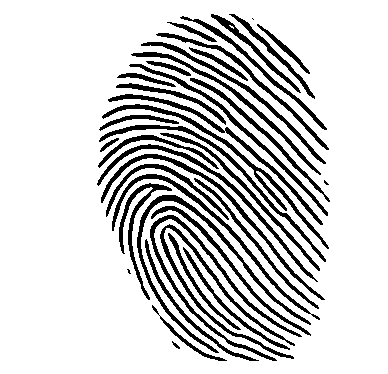
#> input picture Main Fingerprint/database_template/101_1.tif, 388 x 374 px; its folder holds only this picture in this run
$ python app.py database_template/101_1.tif database_template/101_2.tif   (older library calls are emulated)
#> lines starting #> are read from the running program, lines starting #| are printed output that depends on the picture; after the words box and inside, x2 and y2 are one past the last pixel; in counts of white or black regions, pixels touching at a corner belong together
#> in main, `img1 = cv2.imread(image_name, cv2.IMREAD_GRAYSCALE)`: img1: shape (374, 388); 82% white; 39 black regions (3 under 20 px), largest, box (x1, y1, x2, y2) and area: (137, 195, 311, 353) 1558, (150, 215, 302, 361) 1445, (160, 224, 295, 359) 1349
### Main Fingerprint/enhance/ridge_segment.py
import numpy as np

def normalise(img,mean,std):
    normed = (img - np.mean(img))/(np.std(img));
    return(normed)

def ridge_segment(im,blksze,thresh):

#> called with blksze = 16, thresh = 0.1
    rows,cols = im.shape;
#> rows = 374; cols = 388

    im = normalise(im,0,1);    # normalise to get zero mean and unit standard deviation


    new_rows =  np.int(blksze * np.ceil((np.float(rows))/(np.float(blksze))))
#> new_rows = 384
    new_cols =  np.int(blksze * np.ceil((np.float(cols))/(np.float(blksze))))
#> new_cols = 400

    padded_img = np.zeros((new_rows,new_cols));
    stddevim = np.zeros((new_rows,new_cols));

    padded_img[0:rows][:,0:cols] = im;

    for i in range(0,new_rows,blksze):
        for j in range(0,new_cols,blksze):
            block = padded_img[i:i+blksze][:,j:j+blksze];

            stddevim[i:i+blksze][:,j:j+blksze] = np.std(block)*np.ones(block.shape)
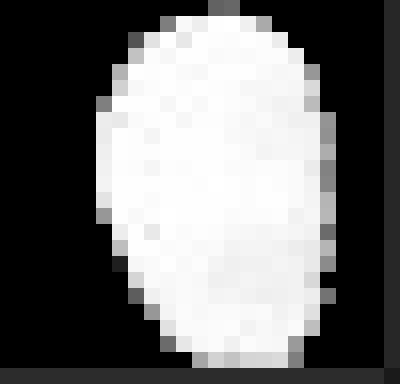
#> stddevim: shape (384, 400) float64; min 5.55e-17, max 1.3, mean 0.576; drawn with min black and max white

    stddevim = stddevim[0:rows][:,0:cols]
#> stddevim: shape (374, 388) float64

    mask = stddevim > thresh;
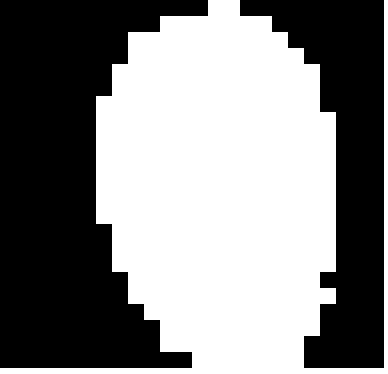
#> mask: shape (374, 388) bool; 51.8% white; 2 black regions, box (x1, y1, x2, y2) and area: (0, 0, 208, 368) 45824, (240, 0, 384, 368) 24064

    mean_val = np.mean(im[mask]);
#> mean_val = -0.436

    std_val = np.std(im[mask]);
#> std_val = 1.24

    normim = (im - mean_val)/(std_val);

    return(normim,mask)

### Main Fingerprint/enhance/ridge_orient.py
import numpy as np;
import cv2;
from scipy import ndimage;
from scipy import signal

def ridge_orient(im, gradientsigma, blocksigma, orientsmoothsigma):
#> called with gradientsigma = 1, blocksigma = 7, orientsmoothsigma = 7
    rows,cols = im.shape;
#> rows = 374; cols = 388
    #Calculate image gradients.
    sze = np.fix(6*gradientsigma);
    if np.remainder(sze,2) == 0:
        sze = sze+1;

    gauss = cv2.getGaussianKernel(np.int(sze),gradientsigma);
    f = gauss * gauss.T;

    fy,fx = np.gradient(f);     #Gradient of Gaussian

    #Gx = ndimage.convolve(np.double(im),fx);
    #Gy = ndimage.convolve(np.double(im),fy);

    Gx = signal.convolve2d(im,fx,mode='same');
    Gy = signal.convolve2d(im,fy,mode='same');

    Gxx = np.power(Gx,2);
    Gyy = np.power(Gy,2);
    Gxy = Gx*Gy;

    #Now smooth the covariance data to perform a weighted summation of the data.

    sze = np.fix(6*blocksigma);

    gauss = cv2.getGaussianKernel(np.int(sze),blocksigma);
    f = gauss * gauss.T;

    Gxx = ndimage.convolve(Gxx,f);
    Gyy = ndimage.convolve(Gyy,f);
    Gxy = 2*ndimage.convolve(Gxy,f);

    # Analytic solution of principal direction
    denom = np.sqrt(np.power(Gxy,2) + np.power((Gxx - Gyy),2)) + np.finfo(float).eps;

    sin2theta = Gxy/denom;            # Sine and cosine of doubled angles
    cos2theta = (Gxx-Gyy)/denom;


    if orientsmoothsigma:
        sze = np.fix(6*orientsmoothsigma);
        if np.remainder(sze,2) == 0:
            sze = sze+1;
        gauss = cv2.getGaussianKernel(np.int(sze),orientsmoothsigma);
        f = gauss * gauss.T;
        cos2theta = ndimage.convolve(cos2theta,f); # Smoothed sine and cosine of
        sin2theta = ndimage.convolve(sin2theta,f); # doubled angles
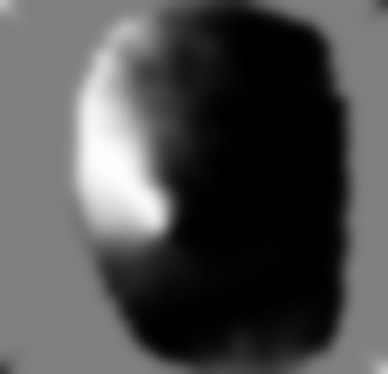
#> sin2theta: shape (374, 388) float64; min -1, max 0.991, mean -0.383; drawn with min black and max white

    orientim = np.pi/2 + np.arctan2(sin2theta,cos2theta)/2;
    return(orientim);

### Main Fingerprint/enhance/ridge_freq.py
import numpy as np
#import math
#import scipy.ndimage
from .frequest import frequest

def ridge_freq(im, mask, orient, blksze, windsze,minWaveLength, maxWaveLength):
#> called with blksze = 38, windsze = 5, minWaveLength = 5, maxWaveLength = 15
    rows,cols = im.shape;
#> rows = 374; cols = 388
    freq = np.zeros((rows,cols));

    for r in range(0,rows-blksze,blksze):
        for c in range(0,cols-blksze,blksze):
            blkim = im[r:r+blksze][:,c:c+blksze];
            blkor = orient[r:r+blksze][:,c:c+blksze];


            freq[r:r+blksze][:,c:c+blksze] = frequest(blkim,blkor,windsze,minWaveLength,maxWaveLength);
#> this loop made 9 passes
#> blkim: shape (38, 38) float64; every value is 0.73
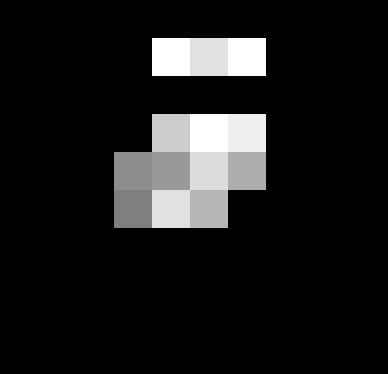
#> freq: shape (374, 388) float64; min 0, max 0.2, mean 0.0207; drawn with min black and max white

    freq = freq*mask;
    freq_1d = np.reshape(freq,(1,rows*cols));
    ind = np.where(freq_1d>0);

    ind = np.array(ind);
    ind = ind[1,:];

    non_zero_elems_in_freq = freq_1d[0][ind];

    meanfreq = np.mean(non_zero_elems_in_freq);
    medianfreq = np.median(non_zero_elems_in_freq);         # does not work properly
    return(freq,meanfreq)

### Main Fingerprint/enhance/frequest.py
import numpy as np
import math
import scipy.ndimage
#import cv2
def frequest(im,orientim,windsze,minWaveLength,maxWaveLength):
    rows,cols = np.shape(im);

    # Find mean orientation within the block. This is done by averaging the
    # sines and cosines of the doubled angles before reconstructing the
    # angle again.  This avoids wraparound problems at the origin.


    cosorient = np.mean(np.cos(2*orientim));
    sinorient = np.mean(np.sin(2*orientim));
    orient = math.atan2(sinorient,cosorient)/2;

    # Rotate the image block so that the ridges are vertical

    #ROT_mat = cv2.getRotationMatrix2D((cols/2,rows/2),orient/np.pi*180 + 90,1)
    #rotim = cv2.warpAffine(im,ROT_mat,(cols,rows))
    rotim = scipy.ndimage.rotate(im,orient/np.pi*180 + 90,axes=(1,0),reshape = False,order = 3,mode = 'nearest');

    # Now crop the image so that the rotated image does not contain any
    # invalid regions.  This prevents the projection down the columns
    # from being mucked up.

    cropsze = int(np.fix(rows/np.sqrt(2)));
    offset = int(np.fix((rows-cropsze)/2));
    rotim = rotim[offset:offset+cropsze][:,offset:offset+cropsze];

    # Sum down the columns to get a projection of the grey values down
    # the ridges.

    proj = np.sum(rotim,axis = 0);
    dilation = scipy.ndimage.grey_dilation(proj, windsze,structure=np.ones(windsze));

    temp = np.abs(dilation - proj);

    peak_thresh = 2;

    maxpts = (temp<peak_thresh) & (proj > np.mean(proj));
    maxind = np.where(maxpts);

    rows_maxind,cols_maxind = np.shape(maxind);

    # Determine the spatial frequency of the ridges by divinding the
    # distance between the 1st and last peaks by the (No of peaks-1). If no
    # peaks are detected, or the wavelength is outside the allowed bounds,
    # the frequency image is set to 0

    if(cols_maxind<2):
        freqim = np.zeros(im.shape);
    else:
        NoOfPeaks = cols_maxind;
        waveLength = (maxind[0][cols_maxind-1] - maxind[0][0])/(NoOfPeaks - 1);
        if waveLength>=minWaveLength and waveLength<=maxWaveLength:
            freqim = 1/np.double(waveLength) * np.ones(im.shape);
        else:
            freqim = np.zeros(im.shape);

    return(freqim);

### Main Fingerprint/enhance/image_enhance.py
import cv2
from .ridge_segment import ridge_segment
from .ridge_orient import ridge_orient
from .ridge_freq import ridge_freq
from .ridge_filter import ridge_filter

def image_enhance(img):
    blksze = 16
    thresh = 0.1
    normim,mask = ridge_segment(img,blksze,thresh);             # normalise the image and find a ROI


    gradientsigma = 1
    blocksigma = 7
    orientsmoothsigma = 7
    orientim = ridge_orient(normim, gradientsigma, blocksigma, orientsmoothsigma);              # find orientation of every pixel


    blksze = 38
    windsze = 5
    minWaveLength = 5
    maxWaveLength = 15
    freq,medfreq = ridge_freq(normim, mask, orientim, blksze, windsze, minWaveLength,maxWaveLength);    #find the overall frequency of ridges


    freq = medfreq*mask
    kx = 0.65;ky = 0.65
    newim = ridge_filter(normim, orientim, freq, kx, ky);       # create gabor filter and do the actual filtering


    #th, bin_im = cv2.threshold(np.uint8(newim),0,255,cv2.THRESH_BINARY);
    return(newim < -3)

### Main Fingerprint/enhance/ridge_filter.py
import numpy as np
import scipy;
def ridge_filter(im, orient, freq, kx, ky):
#> called with kx = 0.65, ky = 0.65
    angleInc = 3;
    im = np.double(im);
    rows,cols = im.shape;
    newim = np.zeros((rows,cols));

    freq_1d = np.reshape(freq,(1,rows*cols));
    ind = np.where(freq_1d>0);

    ind = np.array(ind);
    ind = ind[1,:];

    # Round the array of frequencies to the nearest 0.01 to reduce the
    # number of distinct frequencies we have to deal with.

    non_zero_elems_in_freq = freq_1d[0][ind];
    non_zero_elems_in_freq = np.double(np.round((non_zero_elems_in_freq*100)))/100;

    unfreq = np.unique(non_zero_elems_in_freq);

    # Generate filters corresponding to these distinct frequencies and
    # orientations in 'angleInc' increments.

    sigmax = 1/unfreq[0]*kx;
    sigmay = 1/unfreq[0]*ky;

    sze = np.round(3*np.max([sigmax,sigmay]));

    x,y = np.meshgrid(np.linspace(-sze,sze,(2*sze + 1)),np.linspace(-sze,sze,(2*sze + 1)));

    reffilter = np.exp(-(( (np.power(x,2))/(sigmax*sigmax) + (np.power(y,2))/(sigmay*sigmay)))) * np.cos(2*np.pi*unfreq[0]*x); # this is the original gabor filter

    filt_rows, filt_cols = reffilter.shape;

    gabor_filter = np.array(np.zeros((int(180/angleInc),int(filt_rows),int(filt_cols))));

    for o in range(0,int(180/angleInc)):

        # Generate rotated versions of the filter.  Note orientation
        # image provides orientation *along* the ridges, hence +90
        # degrees, and imrotate requires angles +ve anticlockwise, hence
        # the minus sign.

        rot_filt = scipy.ndimage.rotate(reffilter,-(o*angleInc + 90),reshape = False);
        gabor_filter[o] = rot_filt;

    # Find indices of matrix points greater than maxsze from the image
    # boundary

    maxsze = int(sze);

    temp = freq>0;
    validr,validc = np.where(temp)

    temp1 = validr>maxsze;
    temp2 = validr<rows - maxsze;
    temp3 = validc>maxsze;
    temp4 = validc<cols - maxsze;

    final_temp = temp1 & temp2 & temp3 & temp4;

    finalind = np.where(final_temp);

    # Convert orientation matrix values from radians to an index value
    # that corresponds to round(degrees/angleInc)

    maxorientindex = np.round(180/angleInc);
    orientindex = np.round(orient/np.pi*180/angleInc);

    #do the filtering

    for i in range(0,rows):
        for j in range(0,cols):
            if(orientindex[i][j] < 1):
                orientindex[i][j] = orientindex[i][j] + maxorientindex;
            if(orientindex[i][j] > maxorientindex):
                orientindex[i][j] = orientindex[i][j] - maxorientindex;
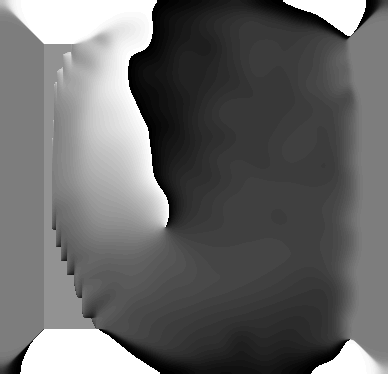
#> orientindex: shape (374, 388) float64; min 1, max 60, mean 25.2; drawn with min black and max white
    finalind_rows,finalind_cols = np.shape(finalind);
    sze = int(sze);
    for k in range(0,finalind_cols):
        r = validr[finalind[0][k]];
        c = validc[finalind[0][k]];

        img_block = im[r-sze:r+sze + 1][:,c-sze:c+sze + 1];

        newim[r][c] = np.sum(img_block * gabor_filter[int(orientindex[r][c]) - 1]);
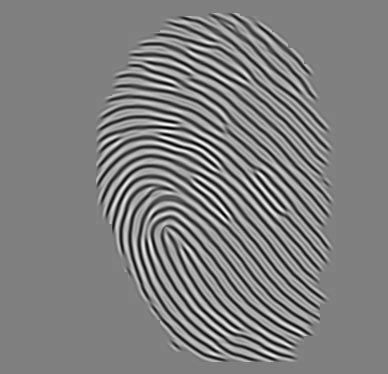
#> newim: shape (374, 388) float64; min -33.06, max 33.21, mean 0; drawn with min black and max white

    return(newim);

### Main Fingerprint/app.py
import cv2
import os
import sys
import numpy
import matplotlib.pyplot as plt
from enhance import image_enhance
from skimage.morphology import skeletonize, thin

os.chdir("E:\College Stuff\Semester 6\Biometrics\Project\Main Fingerprint")

def removedot(invertThin):
    temp0 = numpy.array(invertThin[:])
    temp0 = numpy.array(temp0)
    temp1 = temp0/255
    temp2 = numpy.array(temp1)
    temp3 = numpy.array(temp2)

    enhanced_img = numpy.array(temp0)
    filter0 = numpy.zeros((10,10))
    W,H = temp0.shape[:2]
    filtersize = 6

    for i in range(W - filtersize):
        for j in range(H - filtersize):
            filter0 = temp1[i:i + filtersize,j:j + filtersize]

            flag = 0
            if sum(filter0[:,0]) == 0:
                flag +=1
            if sum(filter0[:,filtersize - 1]) == 0:
                flag +=1
            if sum(filter0[0,:]) == 0:
                flag +=1
            if sum(filter0[filtersize - 1,:]) == 0:
                flag +=1
            if flag > 3:
                temp2[i:i + filtersize, j:j + filtersize] = numpy.zeros((filtersize, filtersize))

    return temp2

def descriptors(img):
    # Normalize to 0 and 1 range
    img[img == 255] = 1
    #Thinning
    skeleton = skeletonize(img)
    skeleton = numpy.array(skeleton, dtype=numpy.uint8)
    skeleton = removedot(skeleton)
    harris_corners = cv2.cornerHarris(img, 3, 3, 0.04)
    harris_normalized = cv2.normalize(harris_corners, 0, 255, norm_type=cv2.NORM_MINMAX, dtype=cv2.CV_32FC1)
    threshold_harris = 125
    keypoints = []
    for x in range(0, harris_normalized.shape[0]):
        for y in range(0, harris_normalized.shape[1]):
            if harris_normalized[x][y] > threshold_harris:
                keypoints.append(cv2.KeyPoint(y, x, 1))
    orb = cv2.ORB_create()
    # Compute descriptors
    _, des = orb.compute(img, keypoints)


def get_descriptors(img):
    clahe = cv2.createCLAHE(clipLimit=2.0, tileGridSize=(8,8))
    img = clahe.apply(img)
    img = image_enhance.image_enhance(img)
#> in image_enhance, `return(newim < -3)`: returned value: shape (374, 388) bool; 17.5% white; 46 white regions (7 under 20 px), largest, box (x1, y1, x2, y2) and area: (137, 195, 313, 354) 1494, (150, 215, 304, 362) 1429, (160, 225, 298, 360) 1346
    img = numpy.array(img, dtype=numpy.uint8)
    # Threshold
    ret, img = cv2.threshold(img, 127, 255, cv2.THRESH_BINARY_INV | cv2.THRESH_OTSU)
    # Normalize to 0 and 1 range
    img[img == 255] = 1

    #Thinning
    skeleton = skeletonize(img)
#> skeleton: shape (374, 388) bool; 5.7% white in thin lines or dots, all inside (x1, y1, x2, y2) = (47, 6, 360, 368)
    skeleton = numpy.array(skeleton, dtype=numpy.uint8)
    skeleton = removedot(skeleton)
    # Harris corners
    harris_corners = cv2.cornerHarris(img, 3, 3, 0.04)
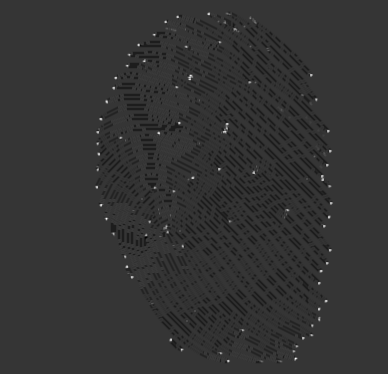
#> harris_corners: shape (374, 388) float32; min -9.46e-12, max 3.6e-11, mean -3.44e-13; drawn with min black and max white
    harris_normalized = cv2.normalize(harris_corners, 0, 255, norm_type=cv2.NORM_MINMAX, dtype=cv2.CV_32FC1)
    threshold_harris = 125
    # Extract keypoints
    keypoints = []
    for x in range(0, harris_normalized.shape[0]):
        for y in range(0, harris_normalized.shape[1]):
            if harris_normalized[x][y] > threshold_harris:
                keypoints.append(cv2.KeyPoint(y, x, 1))
    # Define descriptor
    orb = cv2.ORB_create()
    # Compute descriptors
    _, des = orb.compute(img, keypoints)
    return (keypoints, des);

def main():
    image_name = sys.argv[1]
    img1 = cv2.imread(image_name, cv2.IMREAD_GRAYSCALE)
    cv2.imshow('Orginal',img1)
    kp1, des1 = get_descriptors(img1)

    for _,_,images in os.walk('database_template'):
        # image_name = sys.argv[2]
        for img in images:
            print(img)
            img2 = cv2.imread("database_template/" + img, cv2.IMREAD_GRAYSCALE)
            kp2, des2 = get_descriptors(img2)
            # Matching between descriptors
            bf = cv2.BFMatcher(cv2.NORM_HAMMING, crossCheck=True)
            matches = sorted(bf.match(des1, des2), key= lambda match:match.distance)
            # Plot keypoints
            # img4 = cv2.drawKeypoints(img1, kp1, outImage=None)
            # img5 = cv2.drawKeypoints(img2, kp2, outImage=None)
            # f, axarr = plt.subplots(1,2)
            # axarr[0].imshow(img4)
            # axarr[1].imshow(img5)
            # plt.show()
            # # Plot matches
            # img3 = cv2.drawMatches(img1, kp1, img2, kp2, matches, flags=2, outImg=None)
            # plt.imshow(img3)
            # plt.show()

            # Calculate score
            score = 0
            for match in matches:
                score += match.distance
            score_threshold = 20
            if score/len(matches) < score_threshold:
                print("Fingerprint matches.",score/len(matches))
#| Fingerprint matches. 0.0
                cv2.imshow('Matched Img', img2)
                cv2.waitKey()
            else:
                print(score/len(matches))


if __name__ == "__main__":
    try:
        main()
    except:
        raise
